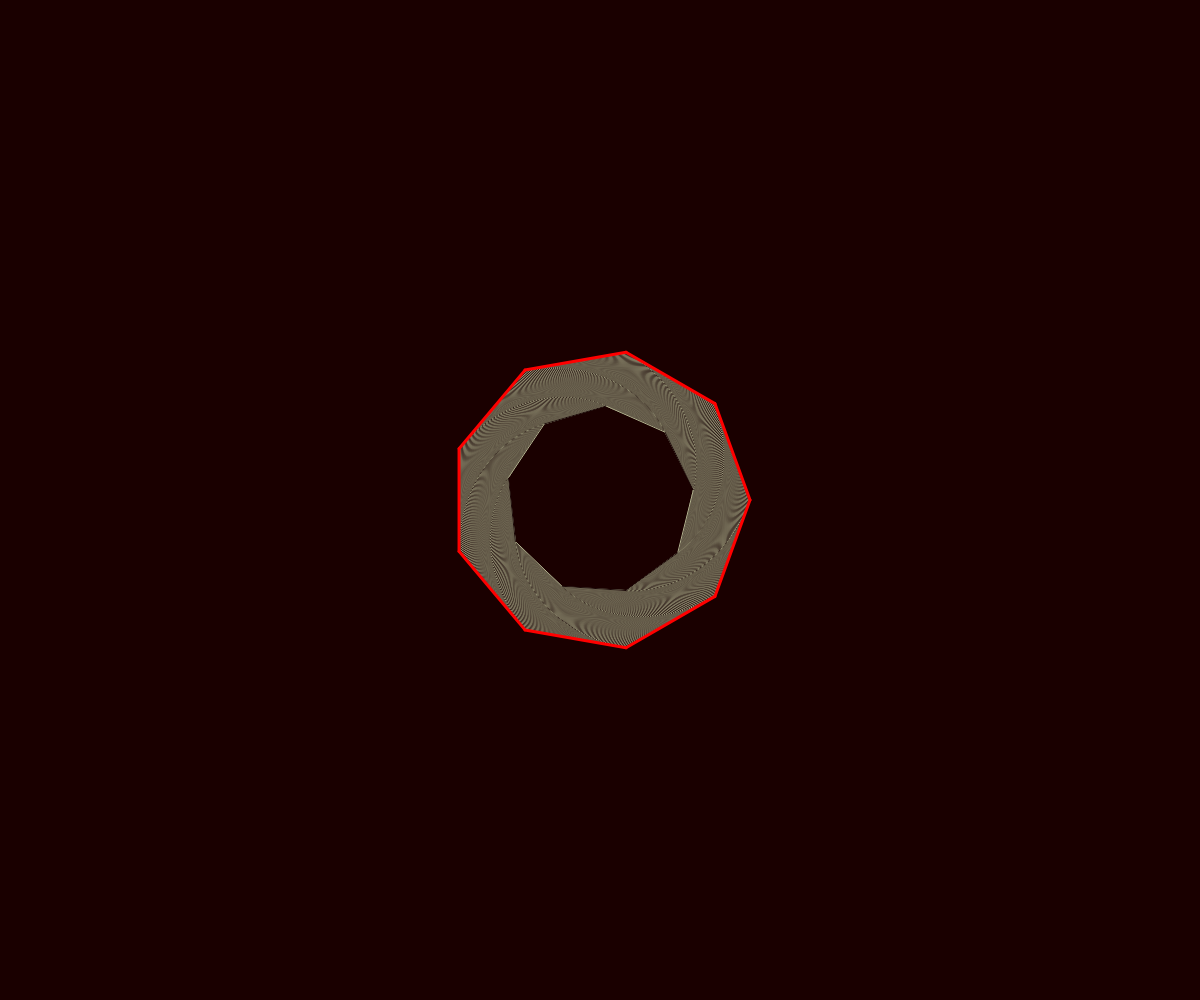
Frame 1 (no input)
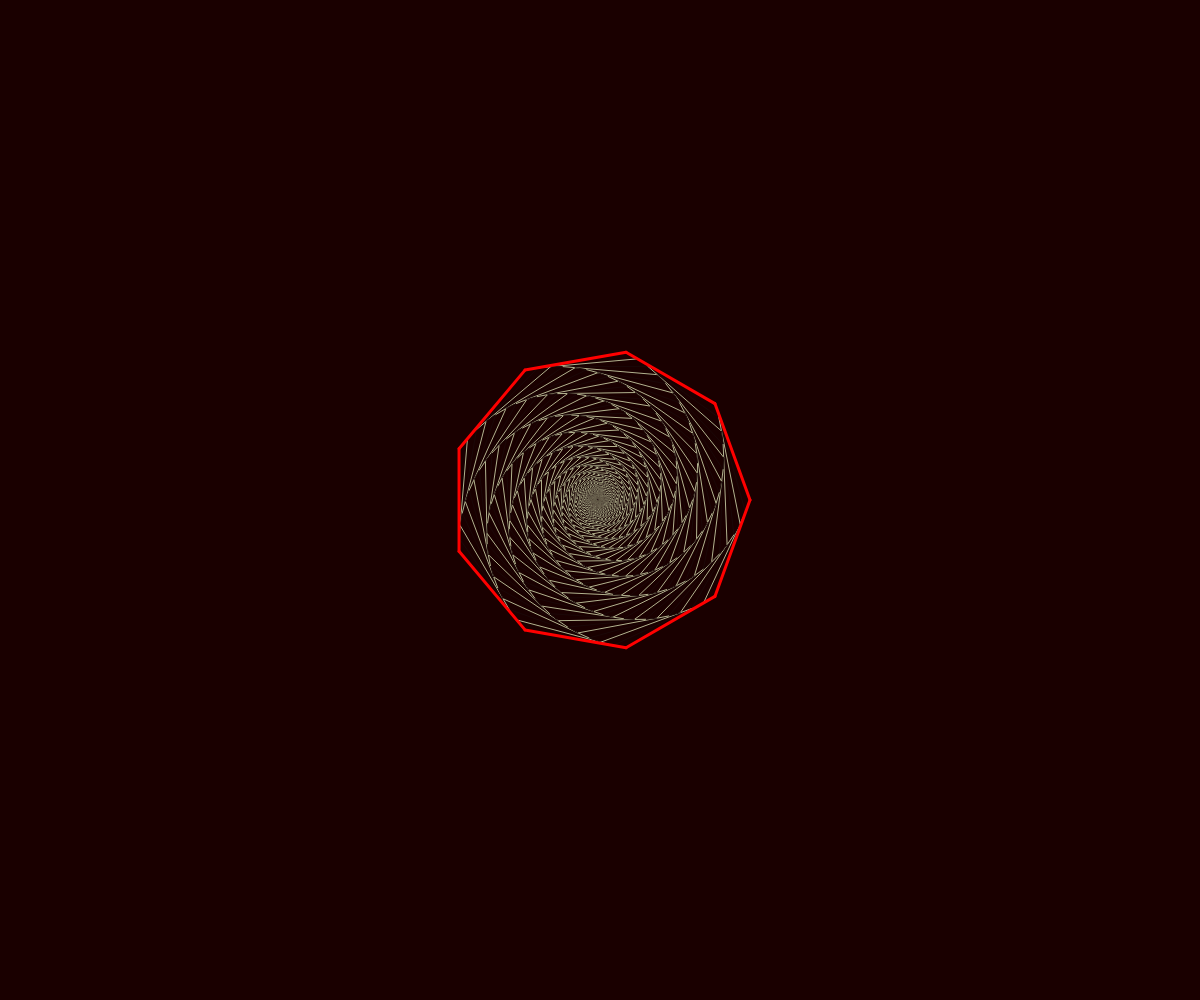
Frame 60 (no input)
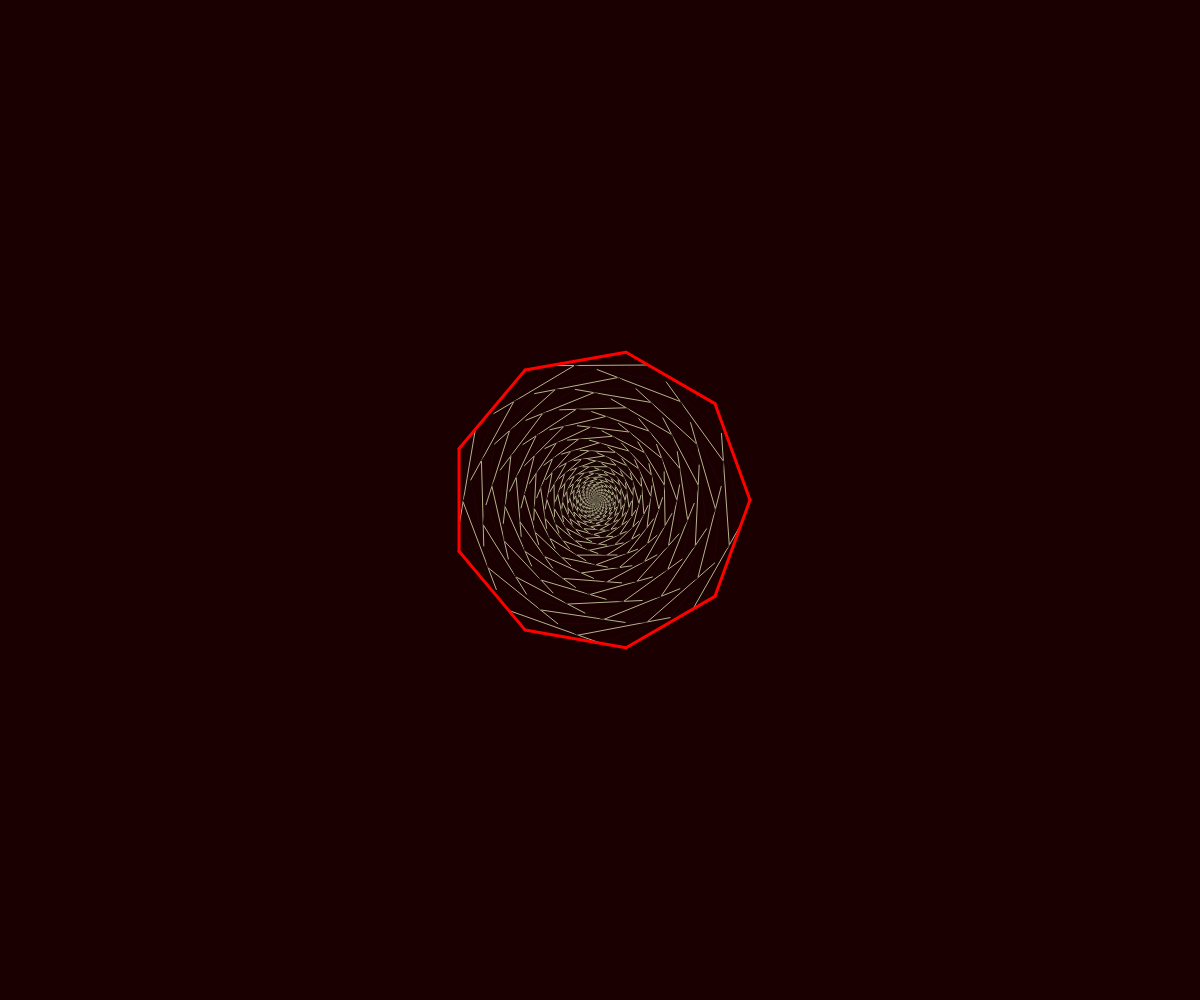
Frame 120 (the mouse pressed at the canvas centre since frame 60)

The p5.js sketch that drew these frames (run headless with seeded random() and noise() and a simulated clock; from frame 60 on, the mouse is pressed at the canvas centre):

// p5.js sketch
// ── sketch.js
let center; //vector to center of canvas
let startVector = Array(); //startpoints
let vectorSet = Array(); //set of all other points
let percentJump = 0.5; //size of gap 
let iterationsBase = 201; //number of inner lines per side
let sides; //number of sides in shape

function setup() {
  createCanvas(windowWidth, windowHeight);
  colorMode(HSB, 30, 100, 100, 1);
  center = createVector(width/2,height/2);
  sides = 9;
  iterations = iterationsBase*sides;
  percentJump = 0.01
  
  for(let i = 0; i < sides; i++){
    let v = createVector(cos((2*i*PI)/sides)*150,sin((2*i*PI)/sides)*150);   
    v.add(center);
    vectorSet.push(v);
  }
}

function draw() {
  background(30, 100, 10);
  //inner lines
  for(let i = sides-1; i < iterations ; i++){
    let p = vectorSet[i-(sides-1)];
    let q = vectorSet[i-(sides-2)];
    let d = p5.Vector.add(p, p5.Vector.mult(p5.Vector.sub(q,p), percentJump));
    vectorSet.push(d);
  }
  strokeWeight(1);
  for(let i = sides; i < vectorSet.length; i++){
    if (i%2==0){  stroke(5, 20, 70, 1);}
    else{  stroke(350, 70, 10, 1);}
    let p = vectorSet[i-1];
    let d = vectorSet[i];
    line(p.x, p.y, d.x, d.y);
  }
  
  //outer triangle
  stroke(180, 100, 100, 1);
  strokeWeight(3);
  for(let i = 0; i < sides; i++){
    let n = vectorSet[(i+1)%sides];
    let d = vectorSet[i];
    line(n.x, n.y, d.x, d.y);
  }
  
  //increment variables
  percentJump += 0.002
  if (percentJump >= 1){
    //increase sides by one, reset vectorSet completely
    sides -= 1
    iterations = iterationsBase*sides;
    percentJump = 0.01
    vectorSet = [];
    for(let i = 0; i < sides; i++){
      let v = createVector(cos((2*i*PI)/sides)*150,sin((2*i*PI)/sides)*150);   
      v.add(center);
      vectorSet.push(v);
    }
  } else {
    //just reset vectorSet, keep the startvectors
    vectorSet = vectorSet.slice(0,sides);
  }
  if(sides == 2) {
    noLoop();
  }
}
